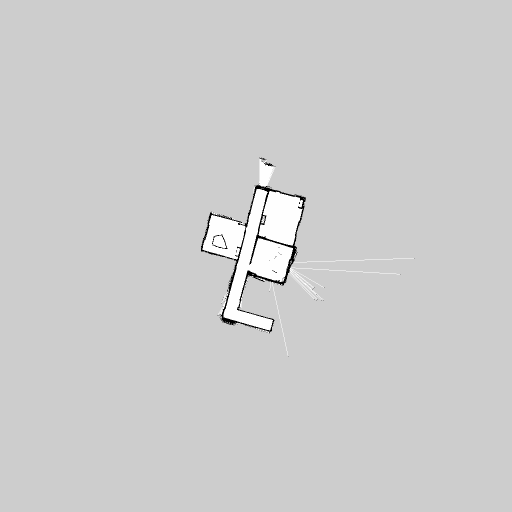
#> input picture Lisans Projeleri/2017-2018/Otonom Gorev Robotu/nevbot/src/nevbot_navigation/maps/iltek.pgm, 1024 x 1024 px, given in place of cars.mp4, which was not available (shown at 1/2 size)
$ python 'Araç Tespit-Sayma-Sınıflandırma-6 (Background).py'   (older library calls are emulated)
#> lines starting #> are read from the running program, lines starting #| are printed output that depends on the picture; pictures that were not available may be replaced by others from this repository, and a replacement may not be noted

import cv2                                                      # Opencv kütüphanesi dahil edildi.
import numpy as np                                              # Numpy kütüphanesi dahil edildi.
import time                                                     # Zaman kütüphanesi dahil edildi.

offset = 14                                                     # Tolerans aralığı.
merkez_nokta = []                                               # Merkez noktalar icin bir dizi olusturuldu.
sayi = 0                                                        # Araç sayımı icin değisken belirlendi.

def merkezi_bulmak(c):                                          # Merkezi bulmak icin bir fonksiyon olusturuldu.
    M = cv2.moments(c)                                          # Ağırlık merkezini bulmamızı sağlar.
    cx = int(M['m10'] / M['m00'])                               # x koordinatı bulundu.
    cy = int(M['m01'] / M['m00'])                               # y koordinatı bulundu.
    return cx, cy                                               # x ve y koordinatları döndürüldü.

bs = cv2.bgsegm.createBackgroundSubtractorMOG()                 # Bir arka plan nesnesi oluşturuldu.

camera = cv2.VideoCapture("cars.mp4")                           # cars.mp4 videosu yakalandı.

frames_count, fps, width, height = camera.get(cv2.CAP_PROP_FRAME_COUNT), camera.get(cv2.CAP_PROP_FPS), camera.get(
    cv2.CAP_PROP_FRAME_WIDTH), camera.get(cv2.CAP_PROP_FRAME_HEIGHT)

width = int(width)
height = int(height)
print(frames_count, fps, width, height)                         # Video ile ilgili bazı gerekli bilgiler yazdırıldı.

while True:                                                     # Sonsuz bir döngü olusturuldu.
    t1 = time.time()                                            # İlk zaman bilgisi alındı.
    ret, frame = camera.read()                                  # Bu komut ile yakalanan görüntü okundu.
#> frame is the input picture: shape (1024, 1024, 3); min 0, max 254, mean 205.2
    frame_roi = frame[190:600, 100:1200]                        # Görüntünün belli bir kesiti alındı.
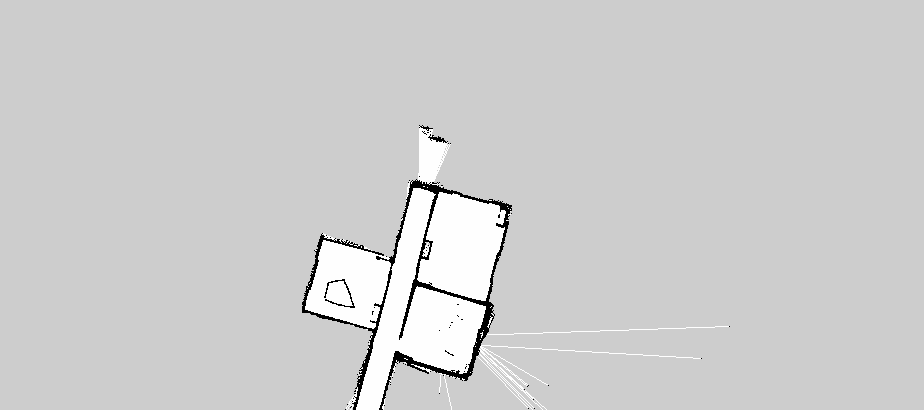
#> frame_roi: shape (410, 924, 3); min 0, max 254, mean 205.7
    # -----------------------------------------------------------------------------------------------------------------------
    gray = cv2.cvtColor(frame_roi, cv2.COLOR_RGB2GRAY)          # Görüntü gri formata çevrildi.
    blur = cv2.GaussianBlur(gray, (3, 3), 0)                    # Gauss filtresi uygulandı.
    fgmask = bs.apply(blur)                                     # Görüntünün ön plan çıkarıldı.
#> fgmask: shape (410, 924); every value is 0
    th = cv2.threshold(fgmask.copy(), 220, 255, cv2.THRESH_BINARY)[1]   # Eşikleme uygulandı.   (220)

    kernel = cv2.getStructuringElement(cv2.MORPH_ELLIPSE, (5, 5))   # Yarı capı olan yuvarlak bir çekirdek mstris olusturuldu.
                                                                    # (5x5 lik bir çekirdek olusturuldu.)

    closing = cv2.morphologyEx(th, cv2.MORPH_CLOSE, kernel, iterations=5)   # Küçük siyah noktaların kapatılmasında yararlıdır.

    opening = cv2.morphologyEx(closing, cv2.MORPH_OPEN, kernel)     # Gürültünün çıkarılmasında faydalıdır

    erode = cv2.erode(opening, cv2.getStructuringElement(cv2.MORPH_ELLIPSE, (3, 3)), iterations=1)
                                                                    # Görüntü üzerinde asındırma yapıldı.

    dilated = cv2.dilate(erode, cv2.getStructuringElement(cv2.MORPH_ELLIPSE, (3, 3)), iterations=3)
                                                                    # Algıladıgımız nesne alanını arttırır.

    img, contours, hier = cv2.findContours(dilated, cv2.RETR_EXTERNAL, cv2.CHAIN_APPROX_SIMPLE)
#> contours = []
                                                                    # Tespit edilen nesnenin koordinatlari belirlendi.
                                                                    # 1. parametre uzerinde islem yapilacak parametre.
                                                                    # 2. parametre bu komut ile tespit edilen nesnenin en buyugu alinir.
                                                                # 3. parametre cv2.CHAIN_APPROX_SIMPLE veya cv2.CHAIN_APPROX_NONE kulanilir.
                                                            # cv2.CHAIN_APPROX_SIMPLE daha cok yer kaplar tum yeri bulur.
                                                    # cv2.CHAIN_APPROX_NONE sadece kose noktalari bulur. Boylece hafiza tasarrufu saglanir.

    cv2.line(frame_roi, (25, 3), (1200, 3), (0, 0, 255), 3)         # Görüntü üzerinde bir cizgi cizdirildi.
                                                                    # 1. parametre kaynak goruntu.
                                                                    # 2. parametre cizginin baslangic koordinati. (x,y)
                                                                    # 3. parametre cizginin bitis koordinati.   (x,y)
                                                                    # 4. parametre cizginin rengi.
                                                                    # 5. parametre cizginin kalinligi.

    cv2.line(frame_roi, (25, 300), (1200, 300), (0, 0, 255), 3)     # Görüntü üzerinde bir cizgi cizdirildi.

    for (i, c) in enumerate(contours):                              # Sınırlar c degiskenine, frame sayısı ise i degiskenine gönderildi.
        (x, y, w, h) = cv2.boundingRect(c)                          # Koordinatlar degiskenlere gonderildi.
        min_deger = (w >= 40) and (h >= 40)                         # Nesne icin minimum boyutlar.
        if not min_deger:                                           # Eğer tespit edilen nesnenin boyutu bu şekilde değii ise,
            continue                                                # Bir işlem atlanır.

        if (50 <= w <= 80) and (50 <= h <= 80) :                    # Eğer bu aralıkta ise,
            Arac = "Bike"                                           # Arac motorsiklettir.
            cv2.putText(frame_roi, Arac, (x-5, y-5), cv2.FONT_HERSHEY_SIMPLEX, 1, (0, 255, 0), 2)
                                                                    # Ekrana aracın türü yazdırıldı.
                                                                    # 1. parametre kaynak görüntü.
                                                                    # 2. parametre eklenecek metin kısmı.
                                                                    # 3. parametre metnin baslayacagı koordinatlar.
                                                                    # 4. parametre yazı tipi.
                                                                    # 5. parametre yazının yuksekligi.
                                                                    # 6. parametre yazının rengi. (BGR)
                                                                    # 7. parametre yazının kalınlığı.

        elif (80 < w <= 200) and (80 < h <= 200) :                  # Eğer bu aralıkta ise,
            Arac = "Car"                                            # Arac arabadır.
            cv2.putText(frame_roi, Arac, (x-5, y-5), cv2.FONT_HERSHEY_SIMPLEX, 1, (0, 255, 0), 2)
                                                                    # Ekrana aracın türü yazdırıldı.

        elif (w > 200) and (h > 200) :                              # Eğer bu aralıkta ise,
            Arac = "Truck"                                          # Araç kamyondur.
            cv2.putText(frame_roi, Arac, (x-5, y-5), cv2.FONT_HERSHEY_SIMPLEX, 1, (0, 255, 0), 2)
                                                                    # Ekrana aracın türü yazdırıldı.

        cv2.rectangle(frame_roi, (x, y), (x + w, y + h), (255, 255, 0), 2)
                                                                    # Tespit edilen nesne dikdortgen icine alindi.
                                                                    # 1. parametre islem yapılacak görüntü.
                                                                    # 2. parametre tespit edilen nesnenin sol üst koordinatları.
                                                                    # 3. parametre tespit edilen nesnenin sağ alt koordinatları.
                                                                    # 4. parametre çizilen dikdörtgenin rengi. (BGR)
                                                                    # 5. parametre çizilen dikdörtgenin kalınlığı.

        merkez = merkezi_bulmak(c)                                  # Bu komut ile nesnenin koordinatları değiskenlere atandı.
        merkez_nokta.append(merkez)                                 # Bu koordinatlar merkezi_nokta adlı diziye gönderildi.

        cv2.circle(frame_roi, (merkez), 4, (0, 0, 255), -1)         # Tespit edilen nesnenin merkezine bir daire cizdirildi.,
                                                                    # 1. parametre islem yapılacak görüntü.
                                                                    # 2. parametre cemberin merkez koordinatları.
                                                                    # 3. parametre çemberin yarıcapı.
                                                                    # 4. parametre cemberin rengi.
                                                                    # 5. parametre cemberin kalınlıgı. (-1 olursa ici dolu daire cizer.)

        for (x, y) in merkez_nokta:                                 # Tespit edilen koordinatlar degiskenlere gönderildi.

            if y < (300 + offset) and y > (300 - offset):           # Eger y koordinatı bu aralıkta tespit edilirse,
                sayi += 1                                           # Araç sayısı 1 arttırılır.
                cv2.line(frame_roi, (25, 300), (1200, 300), (0, 255, 0), 3)
                                                                    # Görüntü üzerinde bir cizgi cizdirildi.
                                                                    # 1. parametre kaynak görüntü.
                                                                    # 2. parametre cizginin başlangıç koordinatı. (x,y)
                                                                    # 3. parametre cizginin bitiş koordinatı.  (x,y)
                                                                    # 4. parametre cizginin rengi.
                                                                    # 5. parametre cizginin kalınlığı.

                merkez_nokta.remove((x, y))                         # Daha sonra bu diziden merkezi koordinatlar kaldırıldı.
                print("Arac Sayisi: " + str(sayi))                  # Arac sayısı ekrana yazdırıldı.
#> this loop made 0 passes
#> after the loop, merkez_nokta = []; sayi = 0

    cv2.putText(frame_roi, "Count :" + str(sayi), (450, 70), cv2.FONT_HERSHEY_SIMPLEX, 2, (0, 0, 255), 5)
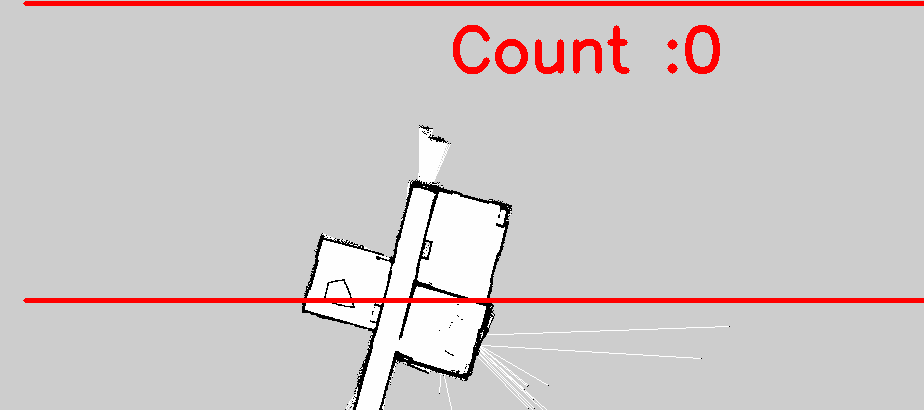
#> frame_roi: shape (410, 924, 3); mean B, G, R 198.8, 198.8, 207.4
                                                                    # Bu komut metin yazdırmayı sağlar.
                                                                    # 1. parametre kaynak görüntü.
                                                                    # 2. parametre eklenecek metin kısmı.
                                                                    # 3. parametre metnin baslayacağı koordinatlar.
                                                                    # 4. parametre yazı tipi.
                                                                    # 5. parametre yazının yuksekliği.
                                                                    # 6. parametre yazının rengi. (BGR)
                                                                    # 7. parametre yazının kalınlığı.

    cv2.imshow("Orjinal frame", frame)                              # Orjinal görüntü ekrana getirildi.
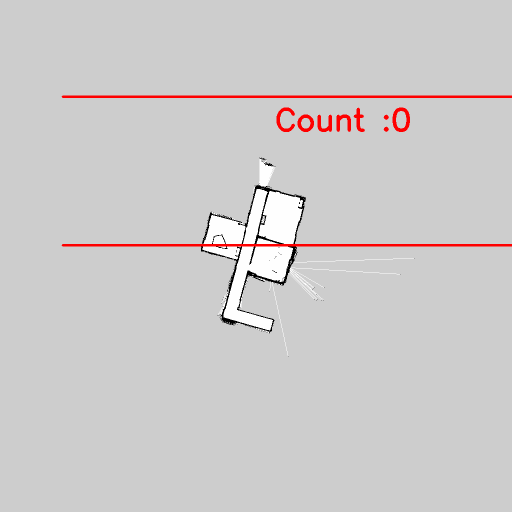
#> window 'Orjinal frame': shape (1024, 1024, 3) (shown at 1/2 size); mean B, G, R 202.7, 202.7, 205.8
    #cv2.imshow("gray", gray)                                        # Gri formata donüştürülen görüntü ekrana getirildi.
    #cv2.imshow("blur", blur)                                        # Gauss filtresi uygulanan görüntü ekrana getirildi.
    #cv2.imshow("fgmask", fgmask)                                    # Görüntünün önplanı ekrana getirildi.
    #cv2.imshow("Thresh", th)                                        # Eşikten geçirilen görüntü ekrana getirildi.
    #cv2.imshow("closing", closing)                                  # Closing uygulanan Görüntü ekrana getirildi.
    #cv2.imshow("opening", opening)                                  # Opening uygulanan Görüntü ekrana getirildi.
    #cv2.imshow("Erode", erode)                                      # Aşındırma uygulanan görüntü ekrana getirildi.
    #cv2.imshow("Dilate", dilated)                                   # Genişleme uygulanan görüntü ekrana getirildi.
    cv2.imshow("Frame Roi", frame_roi)                              # Görüntüde işlem yapılan kısım ekrana getirildi.

    t2 = time.time()                                                # FPS için ikinci zaman bilgisi alındı.
    FPS = (1/(t2-t1))                                               # FPS hesaplandı. (frame per second)
    print("FPS",FPS)                                                # FPS değeri yazdırıldı.

    k = cv2.waitKey(30) & 0xFF
#> (key Esc is pressed here)
    if k == 27:                                                     # Eğer ESC tuşuna basılırsa,
        break                                                       # Döngü sonlandırılır.

camera.release()                                                    # Kamera serbest bırakıldı.
cv2.destroyAllWindows()                                             # Bütün pencereler kapatıldı.
